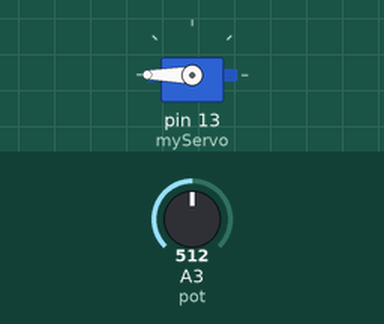
Recording of a sketch running on a simulated Arduino Uno, built with avr-gcc and run on an emulated ATmega328P. Parts: servo. Inputs (shaded band) come from the test bench; at power-on: A3 (pot) = 512.

Above: at 3.2 s.
3.3 s: A3 (pot) set to 122
At 4.4 s:
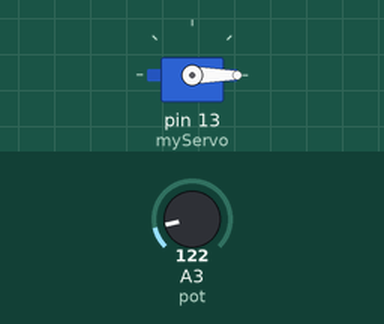
5.5 s: A3 (pot) set to 511
At 7.2 s:
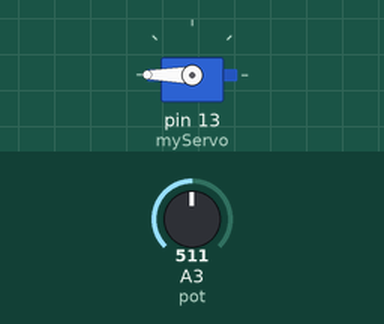
7.5 s: A3 (pot) set to 0
At 8.8 s:
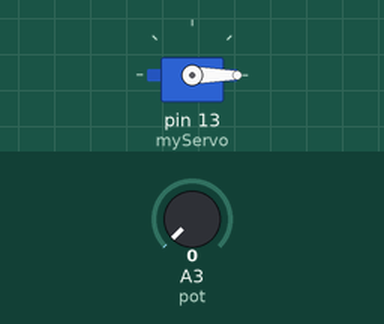
Timing chart, 0 to 10.5 s (numbered marks = the images above; inputs shaded):
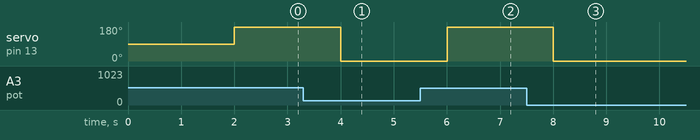

The sketch:

pont.ino
```cpp
#include <Servo.h>
int pot=A3;
Servo myServo;
void setup()                                                           {
  pinMode(pot,INPUT);
  myServo.attach(13);
  delay(2000);

}
void loop(){
  long int Volt;
  Volt=analogRead(pot);
  Volt=map(Volt,120,500,0,180);

  myServo.write(Volt);
  Serial.print("Potentio value: ");
  Serial.print(analogRead(pot));
  Serial.print("  servo angle: ");
  Serial.println(Volt);
  delay(1000);
}
```

Measured:
- after the input at 3.3 s, servo on pin 13 (myServo): 180° → 0° after 0.70 s
- after the input at 5.5 s, servo on pin 13 (myServo): 0° → 180° after 0.50 s
- after the input at 7.5 s, servo on pin 13 (myServo): 180° → 0° after 0.51 s
